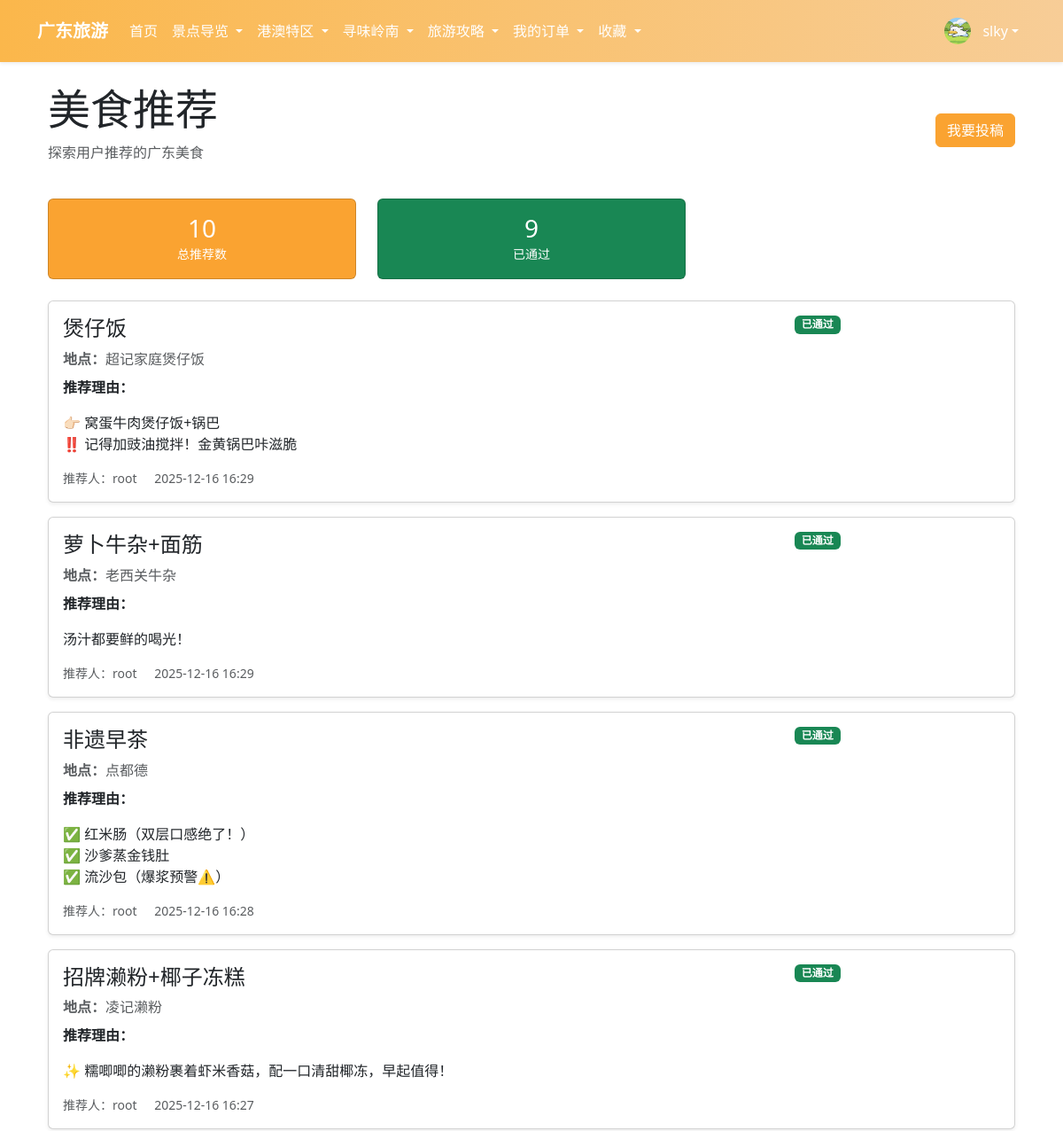
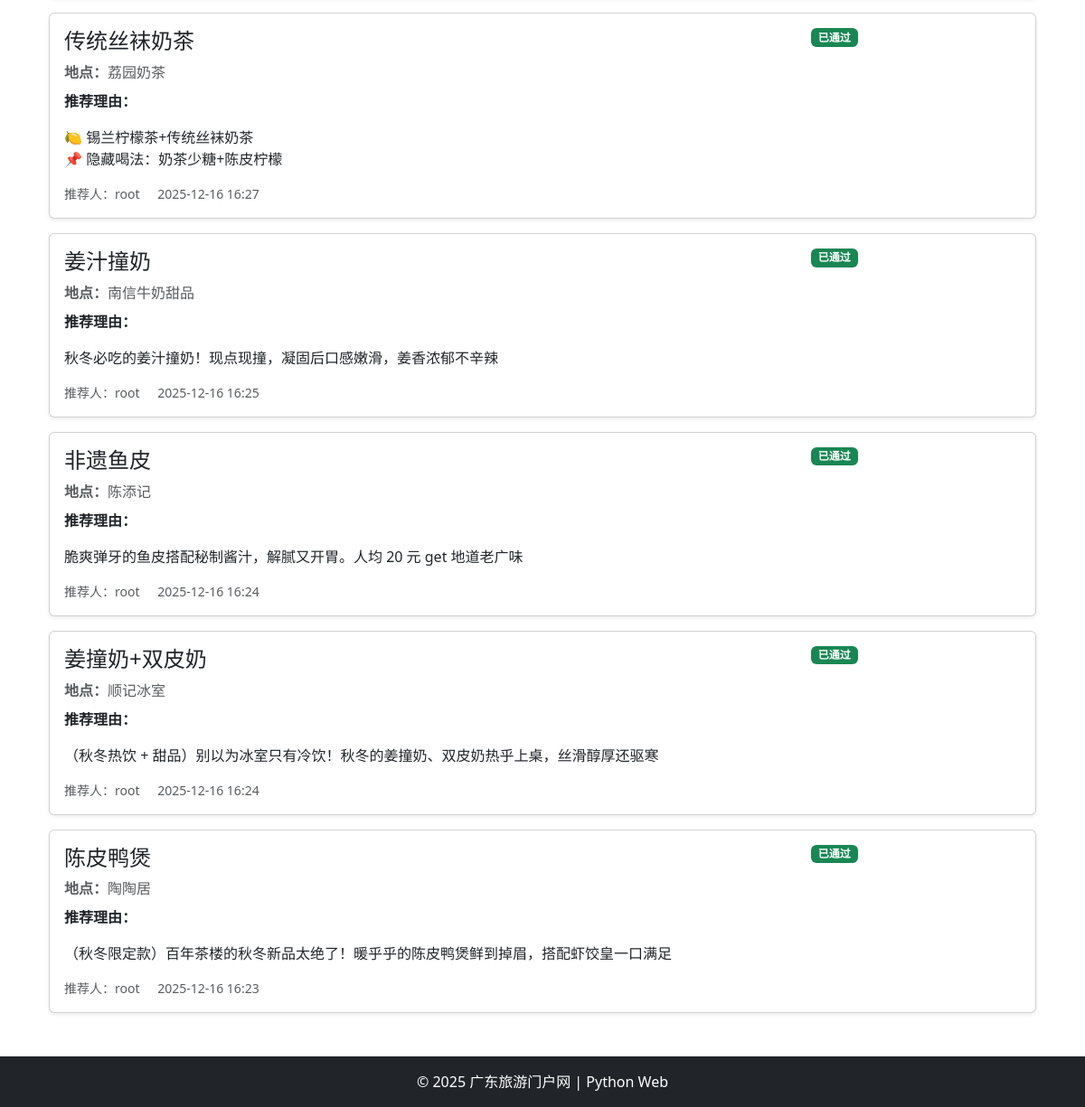
The app's page /foodApp/recommendations/ (signed in) with its own data (2 pictures, top to bottom).
### homeApp/models.py (models this page shows, shortened)
class UserProfile(models.Model):
    user = models.OneToOneField(User, on_delete=models.CASCADE, verbose_name="用户", related_name='profile')
    avatar = models.ImageField(upload_to='avatars/', verbose_name="头像", null=True, blank=True, default='avatars/default.png')
    phone = models.CharField(max_length=20, verbose_name="电话", null=True, blank=True)
    address = models.CharField(max_length=200, verbose_name="地址", null=True, blank=True)
    bio = models.TextField(max_length=500, verbose_name="个人简介", null=True, blank=True)
    created_at = models.DateTimeField(auto_now_add=True, verbose_name="创建时间")
    updated_at = models.DateTimeField(auto_now=True, verbose_name="更新时间")
    class Meta:
        verbose_name = "用户资料"
        verbose_name_plural = "用户资料"

### foodApp/models.py (models this page shows, shortened)
class FoodRecommendation(models.Model):
    STATUS_CHOICES = (
        ('pending', '待审核'),
        ('approved', '已通过'),
        ('rejected', '已拒绝'),
    )
    user = models.ForeignKey(User, on_delete=models.CASCADE, verbose_name="推荐用户")
    food_name = models.CharField(max_length=100, verbose_name="美食名称")
    location = models.CharField(max_length=200, verbose_name="地点")
    reason = models.TextField(verbose_name="推荐理由")
    status = models.CharField(max_length=20, choices=STATUS_CHOICES, default='pending', verbose_name="审核状态")
    created_at = models.DateTimeField(auto_now_add=True, verbose_name="投稿时间")
    updated_at = models.DateTimeField(auto_now=True, verbose_name="更新时间")
    class Meta:
        ordering = ['-created_at']
        verbose_name = "美食推荐"
        verbose_name_plural = "美食推荐"

### foodApp/views.py (the view)
# urls.py: path('recommendations/', views.RecommendationListView.as_view(), name='recommendation_list'),  # 推荐列表
class RecommendationListView(ListView):
    model = FoodRecommendation
    template_name = 'food/recommendation_list.html'
    context_object_name = 'recommendations'
    paginate_by = 10
    def get_queryset(self):
        queryset = FoodRecommendation.objects.all()
        if self.request.user.is_authenticated:
            if not self.request.user.is_staff:
                queryset = queryset.filter(status='approved')
        else:
            queryset = queryset.filter(status='approved')
        return queryset.order_by('-created_at')
    def get_context_data(self, **kwargs):
        context = super().get_context_data(**kwargs)
        context['total_count'] = FoodRecommendation.objects.count()
        context['approved_count'] = FoodRecommendation.objects.filter(status='approved').count()
        if self.request.user.is_authenticated:
            context['my_count'] = FoodRecommendation.objects.filter(user=self.request.user).count()
        return context

### templates/food/recommendation_list.html (shortened to what this page needs)
{% extends 'base.html' %}
{% block content %}
<div class="container mt-4">
    <div class="d-flex justify-content-between align-items-center mb-4">
        <div>
            <h1 class="display-5">美食推荐</h1>
            <p class="text-muted">探索用户推荐的广东美食</p>
        </div>
        {% if user.is_authenticated %}
        <a href="{% url 'foodApp:food_recommend' %}" class="btn btn-primary food-recommend-btn">
             我要投稿
        </a>
        {% endif %}
    </div>
    {% if total_count %}
    <div class="row mb-4">
        <div class="col-md-4">
            <div class="card text-center bg-primary food-stats-card-primary text-white">
                <div class="card-body">
                    <h3 class="mb-0">{{ total_count }}</h3>
                    <small>总推荐数</small>
                </div>
            </div>
        </div>
        <div class="col-md-4">
            <div class="card text-center bg-success text-white">
                <div class="card-body">
                    <h3 class="mb-0">{{ approved_count }}</h3>
                    <small>已通过</small>
                </div>
            </div>
        </div>
    </div>
    {% endif %}
    {% if recommendations %}
        {% for recommendation in recommendations %}
        <div class="card mb-3 shadow-sm">
            <div class="card-body">
                <div class="row">
                    <div class="col-md-10">
                        <div class="d-flex justify-content-between align-items-start mb-2">
                            <h4 class="card-title mb-0">
                                {{ recommendation.food_name }}
                            </h4>
                            <span class="badge
                                {% if recommendation.status == 'approved' %}bg-success
                                {% elif recommendation.status == 'pending' %}bg-warning
                                {% else %}bg-danger{% endif %}">
                                {{ recommendation.get_status_display }}
                            </span>
                        </div>
                        <p class="text-muted mb-2">
                             <strong>地点：</strong>{{ recommendation.location }}
                        </p>
                        <p class="card-text">
                            <strong>推荐理由：</strong>{{ recommendation.reason|linebreaks }}
                        </p>
                        <div class="text-muted small">
                            <span>推荐人：{{ recommendation.user.username }}</span>
                            <span class="ms-3">{{ recommendation.created_at|date:"Y-m-d H:i" }}</span>
                        </div>
                    </div>
                </div>
            </div>
        </div>
        {% endfor %}
    {% endif %}
</div>
{% endblock %}

### templates/base.html (shortened to what this page needs)
<!DOCTYPE html>
<html lang="zh-CN">
<head>
    <link href="https://cdn.jsdelivr.net/npm/bootstrap@5.3.0/dist/css/bootstrap.min.css" rel="stylesheet">
</head>
<body>
    <nav class="navbar navbar-expand-lg navbar-custom shadow-sm">
        <div class="container">
            <a class="navbar-brand fw-bold" href="{% url 'home' %}">广东旅游</a >
            <div class="collapse navbar-collapse" id="navbarNav">
                <ul class="navbar-nav me-auto">
                    <li class="nav-item">
                        <a class="nav-link active" href="{% url 'home' %}">首页</a >
                    </li>
                    <li class="nav-item dropdown">
                        <a class="nav-link dropdown-toggle" href="#" role="button" data-bs-toggle="dropdown">
                            景点导览
                        </a >
                    </li>
                    <li class="nav-item dropdown">
                        <a class="nav-link dropdown-toggle" href="#" role="button" data-bs-toggle="dropdown">
                            港澳特区
                        </a >
                    </li>
                    <li class="nav-item dropdown">
                        <a class="nav-link dropdown-toggle" href="#" role="button" data-bs-toggle="dropdown">
                            寻味岭南
                        </a >
                    </li>
                    <li class="nav-item dropdown">
                        <a class="nav-link dropdown-toggle" href="#" role="button" data-bs-toggle="dropdown">
                            旅游攻略
                        </a >
                    </li>
                    <li class="nav-item dropdown">
                        <a class="nav-link dropdown-toggle" href="#" role="button" data-bs-toggle="dropdown">
                            我的订单
                        </a >
                    </li>
                    {% if user.is_authenticated %}
                    <li class="nav-item dropdown">
                        <a class="nav-link dropdown-toggle" href="#" role="button" data-bs-toggle="dropdown">
                            收藏
                        </a >
                    </li>
                    {% endif %}
                </ul>
                <ul class="navbar-nav ms-auto">
                    {% if user.is_authenticated %}
                    <li class="nav-item dropdown">
                        <a class="nav-link dropdown-toggle text-white" href="#" role="button" data-bs-toggle="dropdown" style="display: flex; align-items: center;">
                            {% if user.profile.avatar %}
                                <img src="{{ user.profile.avatar.url }}" alt="头像" style="width: 30px; height: 30px; border-radius: 50%; margin-right: 8px; object-fit: cover;">
                            {% else %}
                                <span style="width: 30px; height: 30px; border-radius: 50%; background-color: rgba(255,255,255,0.3); display: inline-flex; align-items: center; justify-content: center; margin-right: 8px; font-weight: bold; color: white;">{{ user.username|first|upper }}</span>
                            {% endif %}
                            <span style="margin-left: 5px;">{{ user.username }}</span>
                        </a>
                    </li>
                    {% endif %}
                </ul>
            </div>
        </div>
    </nav>
    <div class="container mt-4 mb-5" style="min-height: 60vh;">
        {% block content %}
        {% endblock %}
    </div>
    <footer class="bg-dark text-white text-center py-3 mt-auto">
        <div class="container">
            <p class="mb-0">&copy; 2025 广东旅游门户网 | Python Web </p >
        </div>
    </footer>
</body>
</html>
</html>

### templates/base.html (style rules this page uses)
.navbar-custom { background: linear-gradient(to right, #FBB74B, #f7cd97) !important; padding: 12px 0; }
.navbar-custom .navbar-brand, .navbar-custom .nav-link, .navbar-custom .navbar-text { color: #ffffff !important; }

### templates/food/recommendation_list.html (style rules this page uses)
.food-recommend-btn { background-color: #FAA331 !important; border-color: #FAA331 !important; color: #fff !important; }
.food-stats-card-primary { background-color: #FAA331 !important; }

### records on screen
FoodRecommendation: food_name "煲仔饭", status "已通过", location "超记家庭煲仔饭", reason "👉🏻 窝蛋牛肉煲仔饭+锅巴 ‼️ 记得加豉油搅拌！金黄锅巴咔滋脆", user.username "root", created_at "2025-12-16 16:29"
FoodRecommendation: food_name "萝卜牛杂+面筋", status "已通过", location "老西关牛杂", reason "汤汁都要鲜的喝光！", user.username "root", created_at "2025-12-16 16:29"
FoodRecommendation: food_name "非遗早茶", status "已通过", location "点都德", reason "✅ 红米肠（双层口感绝了！） ✅ 沙爹蒸金钱肚 ✅ 流沙包（爆浆预警⚠️）", user.username "root", created_at "2025-12-16 16:28"
FoodRecommendation: food_name "招牌濑粉+椰子冻糕", status "已通过", location "凌记濑粉", reason "✨ 糯唧唧的濑粉裹着虾米香菇，配一口清甜椰冻，早起值得！", user.username "root", created_at "2025-12-16 16:27"
FoodRecommendation: food_name "传统丝袜奶茶", status "已通过", location "荔园奶茶", reason "🍋 锡兰柠檬茶+传统丝袜奶茶 📌 隐藏喝法：奶茶少糖+陈皮柠檬", user.username "root", created_at "2025-12-16 16:27"
FoodRecommendation: food_name "姜汁撞奶", status "已通过", location "南信牛奶甜品", reason "秋冬必吃的姜汁撞奶！现点现撞，凝固后口感嫩滑，姜香浓郁不辛辣", user.username "root", created_at "2025-12-16 16:25"
FoodRecommendation: food_name "非遗鱼皮", status "已通过", location "陈添记", reason "脆爽弹牙的鱼皮搭配秘制酱汁，解腻又开胃。人均 20 元 get 地道老广味", user.username "root", created_at "2025-12-16 16:24"
FoodRecommendation: food_name "姜撞奶+双皮奶", status "已通过", location "顺记冰室", reason "（秋冬热饮 + 甜品）别以为冰室只有冷饮！秋冬的姜撞奶、双皮奶热乎上桌，丝滑醇厚还驱寒", user.username "root", created_at "2025-12-16 16:24"
FoodRecommendation: food_name "陈皮鸭煲", status "已通过", location "陶陶居", reason "（秋冬限定款）百年茶楼的秋冬新品太绝了！暖乎乎的陈皮鸭煲鲜到掉眉，搭配虾饺皇一口满足", user.username "root", created_at "2025-12-16 16:23"

### other values on screen
{{ user.username }} "slky"
{{ total_count }} "10"
{{ approved_count }} "9"
